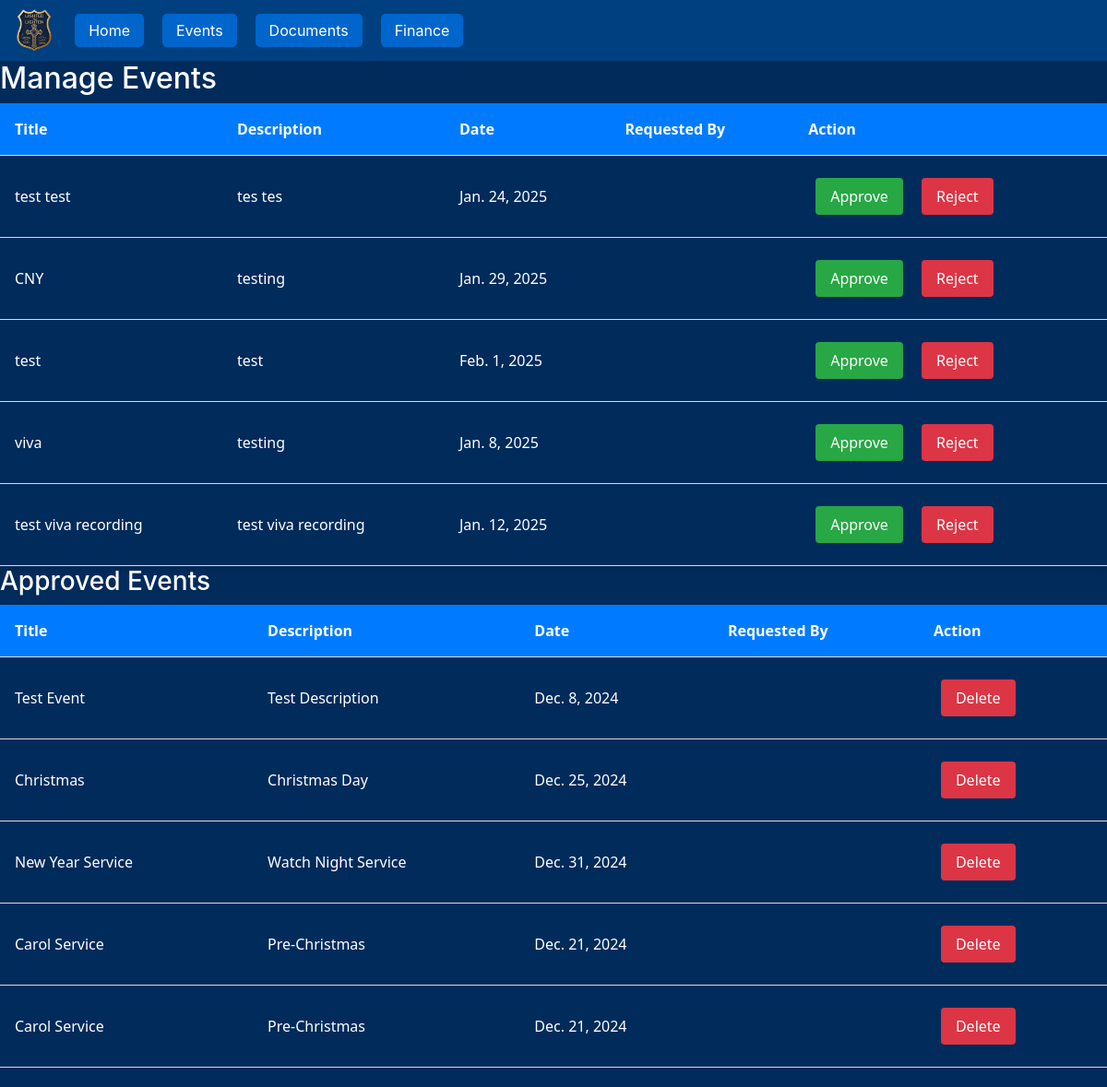
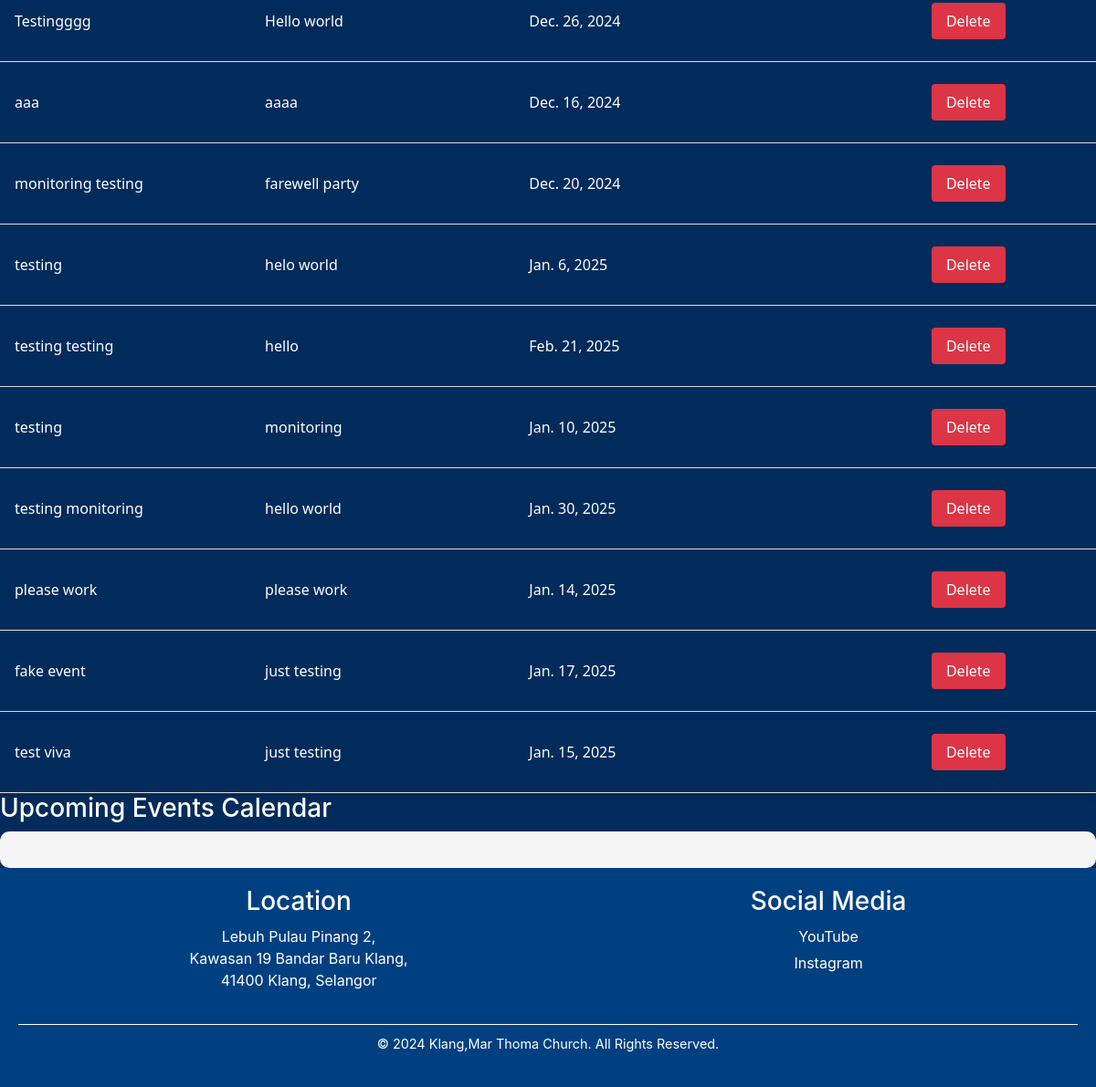
The app's page /adminlayer/events/ with its own data (2 pictures, top to bottom).
### member/models.py (models this page shows, shortened)
class EventRequest(models.Model):
    title = models.CharField(max_length=200)
    description = models.TextField()
    date = models.DateField()  # This field should exist
    status = models.CharField(max_length=20, choices=[('Pending', 'Pending'), ('Approved', 'Approved'), ('Rejected', 'Rejected')], default='Pending')

### admin_layer/views.py (the view, shortened to what this page needs)
# urls.py: path('events/', views.events, name='events'),
def events(request):
    pending_requests = EventRequest.objects.filter(status="Pending")
    approved_events = EventRequest.objects.filter(status="Approve")
    return render(
        request,
        "admin_layer/events.html",
        {
            "pending_requests": pending_requests,
            "approved_events": approved_events,
        }
    )

### admin_layer/templates/admin_layer/events.html (shortened to what this page needs)
{% extends "admin_layer/base_admin.html" %}
{% block content %}
<h2>Manage Events</h2>
<table>
    <thead>
        <tr>
            <th>Title</th>
            <th>Description</th>
            <th>Date</th>
            <th>Requested By</th>
            <th>Action</th>
        </tr>
    </thead>
    <tbody>
        {% for event in pending_requests %}
        <tr>
            <td>{{ event.title }}</td>
            <td>{{ event.description }}</td>
            <td>{{ event.date }}</td>
            <td>{{ event.requested_by.username }}</td>
            <td>
                <form method="post">
                    <button type="submit" name="action" value="Approve" class="approve">Approve</button>
                    <button type="submit" name="action" value="Reject" class="reject">Reject</button>
                </form>
            </td>
        </tr>
        {% endfor %}
    </tbody>
</table>
<h3>Approved Events</h3>
<table>
    <thead>
        <tr>
            <th>Title</th>
            <th>Description</th>
            <th>Date</th>
            <th>Requested By</th>
            <th>Action</th>
        </tr>
    </thead>
    <tbody>
        {% for event in approved_events %}
        <tr>
            <td>{{ event.title }}</td>
            <td>{{ event.description }}</td>
            <td>{{ event.date }}</td>
            <td>{{ event.requested_by.username }}</td>
            <td>
                <form method="post">
                    <button type="submit" name="action" value="Delete" class="reject">Delete</button>
                </form>
            </td>
        </tr>
        {% endfor %}
    </tbody>
</table>
<h3>Upcoming Events Calendar</h3>
<div id="calendar" class="calendar-container"></div>
{% endblock %}

### static/styles/base_admin.css (style rules this page uses)
body { margin: 0; font-family: Arial, sans-serif; }

### admin_layer/templates/admin_layer/events.html (style rules this page uses)
table { width: 100%; border-collapse: collapse; font-family: 'Segoe UI', Tahoma, Geneva, Verdana, sans-serif; font-size: 16px; box-shadow: 0 4px 8px rgba(0, 0, 0, 0.1); }
th, td { padding: 1rem; text-align: left; border-bottom: 1px solid #ddd; }
th { background: #007bff; color: white; }
button { padding: 0.5rem 1rem; margin: 0.5rem; border: none; border-radius: 4px; cursor: pointer; transition: background-color 0.3s ease; }
.approve { background: #28a745; color: white; }
.reject { background: #dc3545; color: white; }
.calendar-container { background: whitesmoke; color: black; padding: 20px; border-radius: 10px; max-width: 1500px; margin: 0 auto; }

### records on screen
EventRequest: title "test test", description "tes tes", date "Jan. 24, 2025"
EventRequest: title "CNY", description "testing", date "Jan. 29, 2025"
EventRequest: title "test", description "test", date "Feb. 1, 2025"
EventRequest: title "viva", description "testing", date "Jan. 8, 2025"
EventRequest: title "test viva recording", description "test viva recording", date "Jan. 12, 2025"
EventRequest: title "Test Event", description "Test Description", date "Dec. 8, 2024"
EventRequest: title "Christmas", description "Christmas Day", date "Dec. 25, 2024"
EventRequest: title "New Year Service", description "Watch Night Service", date "Dec. 31, 2024"
EventRequest: title "Carol Service", description "Pre-Christmas", date "Dec. 21, 2024"
EventRequest: title "Carol Service", description "Pre-Christmas", date "Dec. 21, 2024"
EventRequest: title "Testingggg", description "Hello world", date "Dec. 26, 2024"
EventRequest: title "aaa", description "aaaa", date "Dec. 16, 2024"
EventRequest: title "monitoring testing", description "farewell party", date "Dec. 20, 2024"
EventRequest: title "testing", description "helo world", date "Jan. 6, 2025"
EventRequest: title "testing testing", description "hello", date "Feb. 21, 2025"
EventRequest: title "testing", description "monitoring", date "Jan. 10, 2025"
EventRequest: title "testing monitoring", description "hello world", date "Jan. 30, 2025"
EventRequest: title "please work", description "please work", date "Jan. 14, 2025"
EventRequest: title "fake event", description "just testing", date "Jan. 17, 2025"
EventRequest: title "test viva", description "just testing", date "Jan. 15, 2025"
